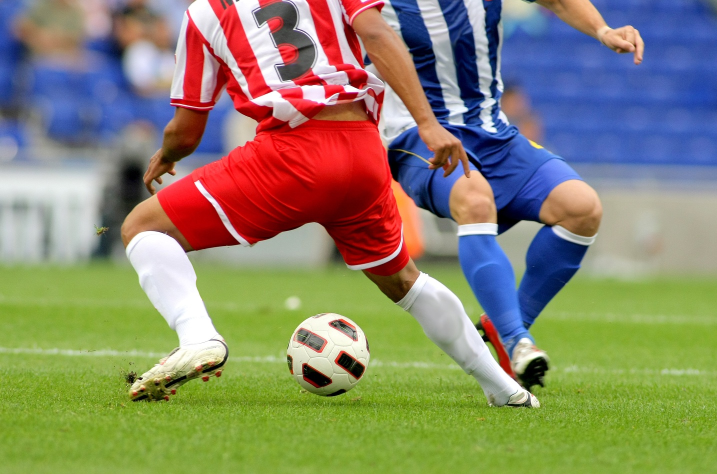
#> input picture data/soccer.jpg, 1434 x 948 px, found by its file name (shown at 1/2 size)
$ python c4_2_1_canny.py
#> lines starting #> are read from the running program, lines starting #| are printed output that depends on the picture; after the words box and inside, x2 and y2 are one past the last pixel; in counts of white or black regions, pixels touching at a corner belong together
import cv2 as cv
from make_folder import root


img = cv.imread('./soccer.jpg')
#> img is the input picture: shape (948, 1434, 3); mean B, G, R 107.2, 133.3, 136.9
gray = cv.cvtColor(img, cv.COLOR_BGR2GRAY)
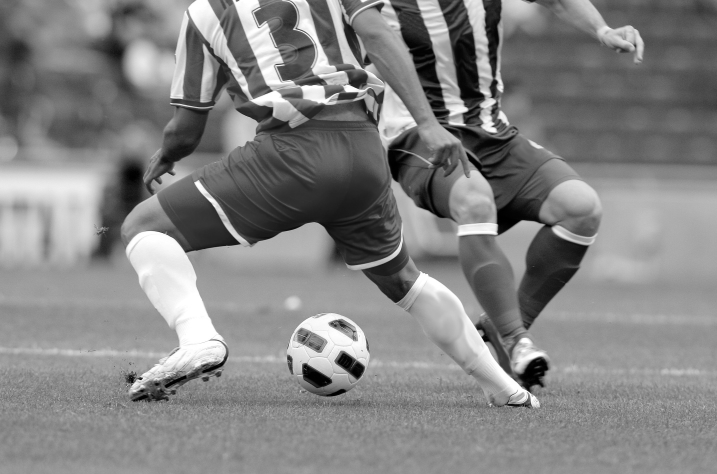
#> gray: shape (948, 1434) (shown at 1/2 size); min 0, max 255, mean 131.4
x, y = gray.shape[:2]
#> x = 948; y = 1434
x //= 2; y //= 2
#> after `x //= 2`: x = 474
#> after `y //= 2`: y = 717
gray = cv.resize(gray, (y, x))  # 이미지 크기 조정
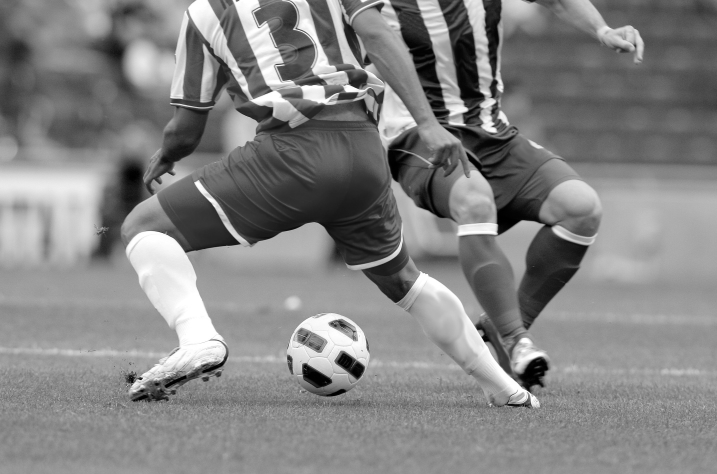
#> gray: shape (474, 717); min 0, max 255, mean 131.5

canny1 = cv.Canny(gray, 50, 150) # T_low=50, T_high=150
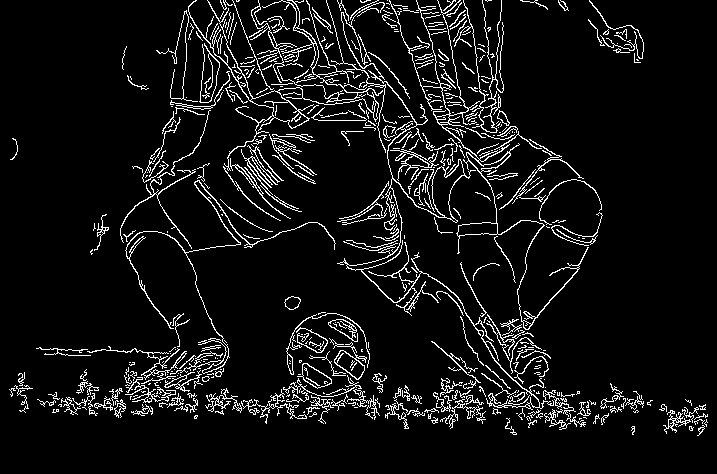
#> canny1: shape (474, 717); 7.3% white in thin lines or dots, all inside (x1, y1, x2, y2) = (9, 0, 708, 436)
canny2 = cv.Canny(gray, 100, 200) # T_low=100, T_high=200
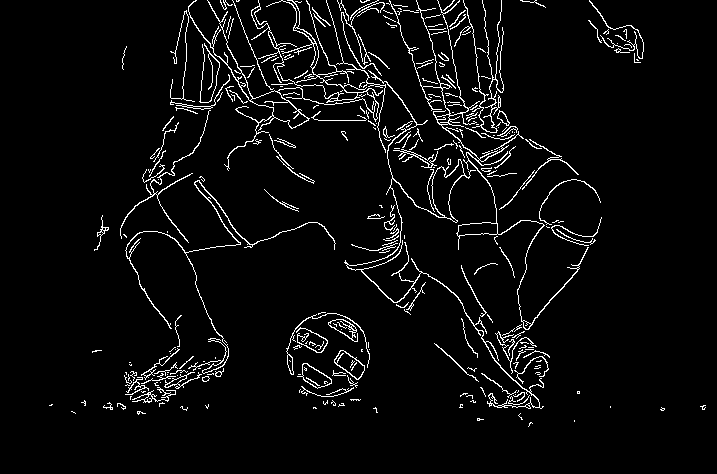
#> canny2: shape (474, 717); 4.5% white in thin lines or dots, all inside (x1, y1, x2, y2) = (49, 0, 706, 427)


imgs = [gray, canny1, canny2]
titles = ['gray', 'canny1', 'canny2']

for i,j in zip(imgs, titles):
    cv.imshow(j, i)
    cv.imwrite(root + '/c4_2_1' +j + '.jpg', i)
#> this loop made 3 passes
#> j on passes 1 to 3: 'gray', 'canny1', 'canny2'

cv.waitKey()
cv.destroyAllWindows()

$ run again, with data/girl_laughing.jpg copied over data/soccer.jpg
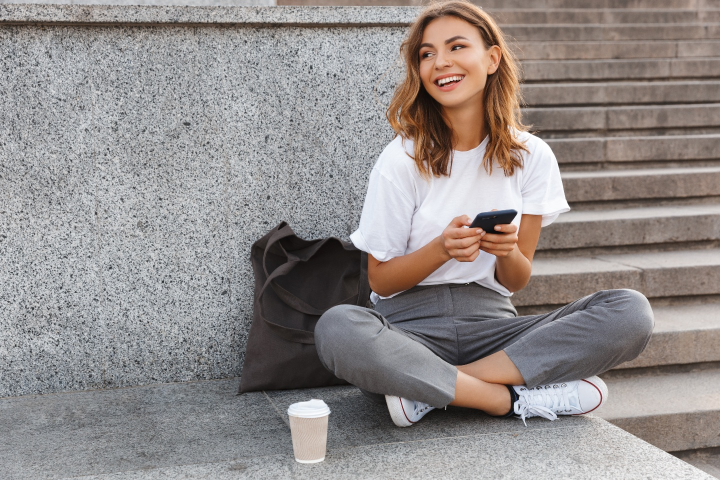
#> input picture data/girl_laughing.jpg, 1440 x 960 px, found by its file name (shown at 1/2 size)
#> img is the input picture: shape (960, 1440, 3); mean B, G, R 139.3, 140.7, 146.8
#> `canny1 = cv.Canny(gray, 50, 150)`:
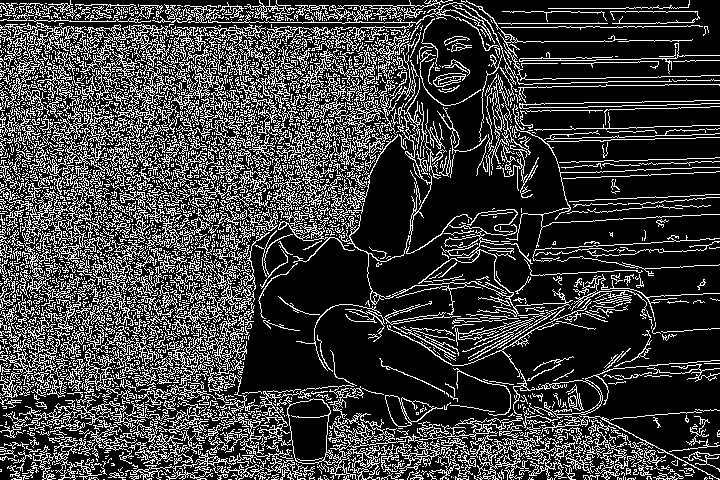
#> canny1: shape (480, 720); 24.3% white in thin lines or dots
#> `canny2 = cv.Canny(gray, 100, 200)`:
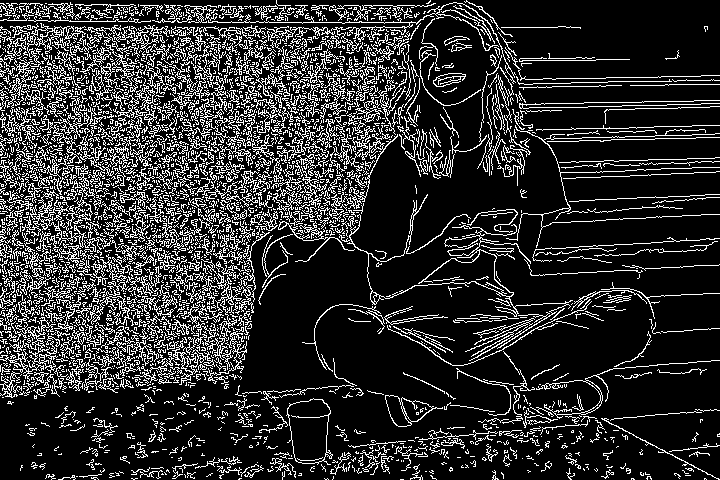
#> canny2: shape (480, 720); 18.5% white in thin lines or dots
#> the loop `for i,j in zip(imgs, titles):` made 3 passes
#> j on passes 1 to 3: 'gray', 'canny1', 'canny2'

$ run again, with data/mistyroad.jpg copied over data/soccer.jpg
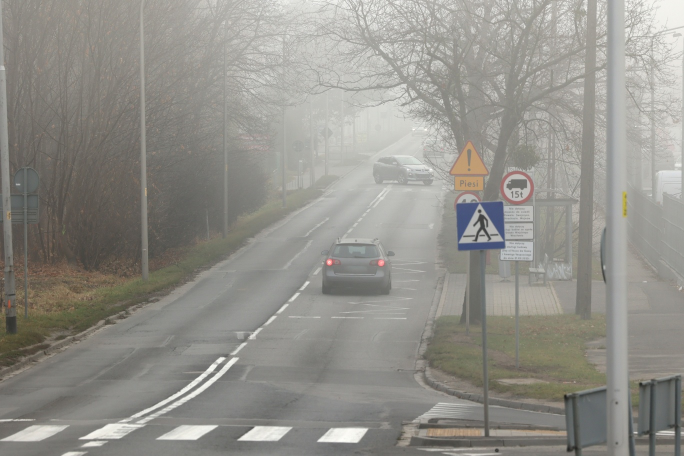
#> input picture data/mistyroad.jpg, 1368 x 912 px, found by its file name (shown at 1/2 size)
#> img is the input picture: shape (912, 1368, 3); mean B, G, R 138.8, 145, 146.5
#> `canny1 = cv.Canny(gray, 50, 150)`:
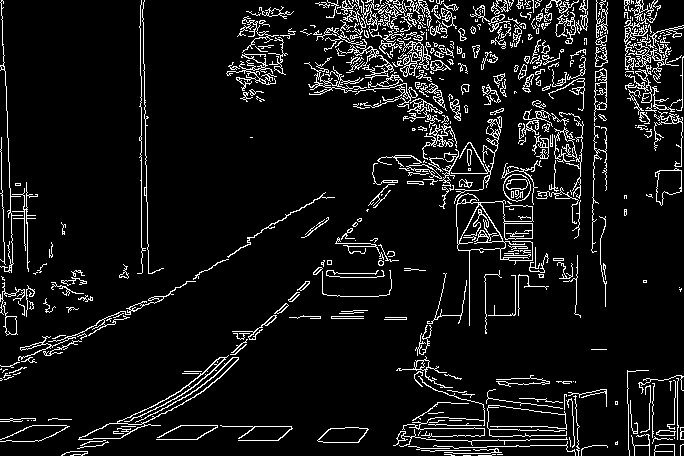
#> canny1: shape (456, 684); 8.2% white in thin lines or dots
#> `canny2 = cv.Canny(gray, 100, 200)`:
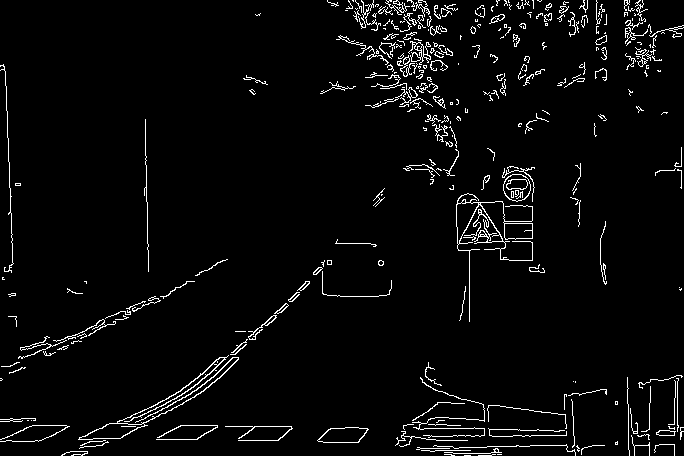
#> canny2: shape (456, 684); 3.6% white in thin lines or dots
#> the loop `for i,j in zip(imgs, titles):` made 3 passes
#> j on passes 1 to 3: 'gray', 'canny1', 'canny2'
